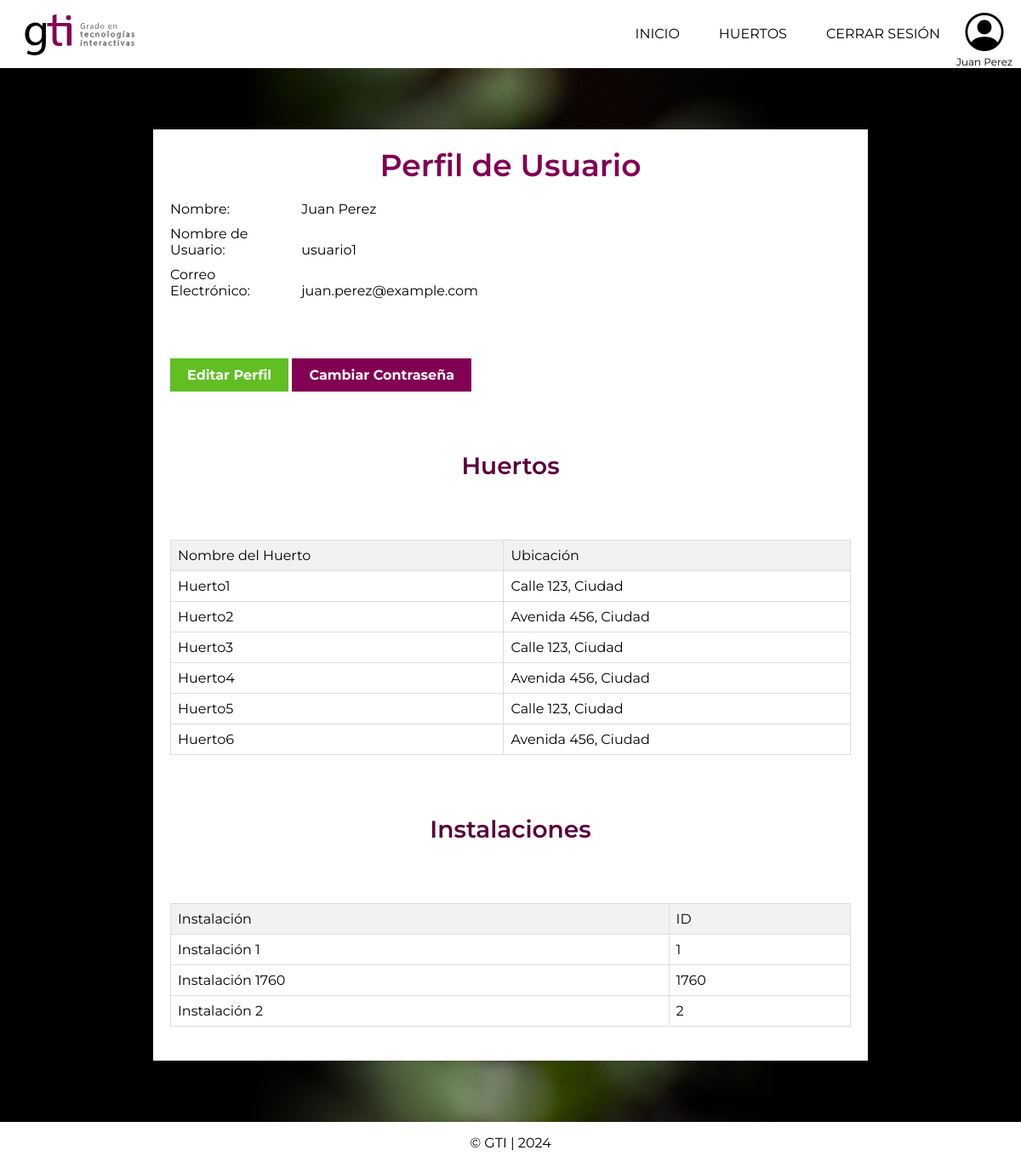
Screenshot of /cliente/perfil.php (signed in) with the database file from the repository.
### tables this page shows
CREATE TABLE `Usuarios` (
  `usuario_id` int NOT NULL,
  `nombre` varchar(100) DEFAULT NULL,
  `email` varchar(100) DEFAULT NULL,
  `usuario` varchar(50) NOT NULL,
  `contrasena` varchar(255) NOT NULL,
  `rol_id` int DEFAULT NULL
);

CREATE TABLE `Huertos` (
  `huerto_id` int NOT NULL,
  `nombre` varchar(100) DEFAULT NULL,
  `ubicacion` varchar(255) DEFAULT NULL
);

CREATE TABLE `Instalaciones` (
  `instalacion_id` int NOT NULL,
  `huerto_id` int DEFAULT NULL,
  `token` varchar(100) DEFAULT NULL,
  `fecha_instalacion` date DEFAULT NULL
);

### cliente/includes/tablaHuertos.php (the view, shortened to what this page needs)
<table class="perfil-table">
    <thead>
        <tr>
            <th>Nombre del Huerto</th>
            <th>Ubicación</th>
        </tr>
    </thead>
    <tbody>
        <?php
        $sql_huertos = "SELECT H.nombre, H.ubicacion FROM Huertos H
                        INNER JOIN Usuarios_Huertos UH ON H.huerto_id = UH.huerto_id
                        WHERE UH.usuario_id = ?";
        if ($stmt_huertos = $conn->prepare($sql_huertos)) {
            $stmt_huertos->bind_param("i", $usuario_id);
            if ($stmt_huertos->execute()) {
                $result_huertos = $stmt_huertos->get_result();
                if ($result_huertos->num_rows > 0) {
                    while ($huerto = $result_huertos->fetch_assoc()) {
                        echo "<tr><td>" . htmlspecialchars($huerto['nombre']) . "</td><td>" . htmlspecialchars($huerto['ubicacion']) . "</td></tr>";
                    }
                } else {
                    echo "<tr><td colspan='2'>No se encontraron huertos.</td></tr>";
                }
            } else {
                echo "<tr><td colspan='2'>Error: No se pudo ejecutar la consulta.</td></tr>";
            }
        } else {
            echo "<tr><td colspan='2'>Error: No se pudo preparar la consulta.</td></tr>";
        }
        ?>
    </tbody>
</table>

### cliente/includes/menu-cliente.php (shortened to what this page needs)
<?php
require_once "../config/constants.php";
$usuario_id = $_SESSION["usuario_id"];
$sql = "SELECT * FROM Usuarios WHERE usuario_id = ?";
if ($stmt = $conn->prepare($sql)) {
    $stmt->bind_param("i", $usuario_id);
    if ($stmt->execute()) {
        $result = $stmt->get_result();
        if ($result->num_rows == 1) {
            $usuario = $result->fetch_assoc();
        } else {
            echo "Error: No se encontró al usuario.";
            exit;
        }
    } else {
        echo "Error: No se pudo ejecutar la consulta.";
        exit;
    }
} else {
    echo "Error: No se pudo preparar la consulta.";
    exit;
}
?>
<!DOCTYPE html>
<html lang="es">
<head>
    <link rel="stylesheet" href="https://cdn.jsdelivr.net/npm/bootstrap-icons@1.11.3/font/bootstrap-icons.min.css">
    <link rel="stylesheet" href="../css/global.css">
    <link rel="stylesheet" href="css/menufootercliente.css">
    <link rel="stylesheet" href="../css/forms.css">
    <link rel="stylesheet" href="../css/landing.css">
    <link rel="stylesheet" href="css/perfil.css">
    <link rel="stylesheet" href="css/huertos.css">
    <link rel="stylesheet" href="css/instalaciones.css">
</head>
<body>
    <header class="menu-cliente">
    <div class="header__container">
        <a href="index.php" class="header__logo">
            <img src="../img/logoGTI.svg" alt="Site Logo" class="header__logo-image" />
        </a>
        <nav class="header__nav">
            <ul class="header__nav-list">
                <li class="header__nav-item"><a href="index.php">Inicio</a></li>
                <li class="header__nav-item"><a href="huertos.php">Huertos</a></li>
                <li class="header__nav-item"><a href="logout.php">Cerrar Sesión</a></li>
            </ul>
            <div class="profile">
                <a href="perfil.php">
                <i class="bi bi-person-circle"></i>
                <span><?php echo htmlspecialchars($usuario["nombre"]); ?></span>
                </a>
            </div>
        </nav>
    </div>
</header>

### cliente/perfil.php (shortened to what this page needs)
<?php
include("includes/menu-cliente.php");
?>
<div class="perfil-page">
    <div class="perfil-container">
        <h2>Perfil de Usuario</h2>
        <div class="perfil-info">
            <p><strong>Nombre:</strong> <span id="nombre"><?php echo htmlspecialchars($usuario['nombre']); ?></span></p>
            <p><strong>Nombre de Usuario:</strong> <span id="usuario"><?php echo htmlspecialchars($usuario['usuario']); ?></span></p>
            <p><strong>Correo Electrónico:</strong> <span id="email"><?php echo htmlspecialchars($usuario['email']); ?></span></p>
        </div>
        <div class="space"></div>
        <div class="perfil-actions">
            <a href="editarPerfil.php" id="editProfile" class="edit-profile-link">Editar Perfil</a>
            <a href="cambiarContrasena.php" id="editProfile" class="edit-profile-link2">Cambiar Contraseña</a>
        </div>
        <div class="space"></div>
        <h3>Huertos</h3>
        <div class="space"></div>
        <div class="table-responsive">
            <?php include("includes/tablaHuertos.php"); ?>
        </div>
        <div class="space"></div>
        <h3>Instalaciones</h3>
        <div class="space"></div>
        <div class="table-responsive">
            <?php include("includes/tablaInstalaciones.php"); ?>
        </div>
    </div>
</div>
<?php
include("includes/footer-cliente.php");
?>

### cliente/includes/tablaInstalaciones.php (shortened to what this page needs)
<table class="perfil-table">
    <thead>
        <tr>
            <th>Instalación</th>
            <th>ID</th>
        </tr>
    </thead>
    <tbody>
        <?php
        $sql_instalaciones = "SELECT I.instalacion_id, CONCAT('Instalación ', I.instalacion_id) AS nombre_instalacion
                                FROM Instalaciones I
                                INNER JOIN Huertos H ON I.huerto_id = H.huerto_id
                                INNER JOIN Sondas S ON I.token = S.token
                                WHERE H.huerto_id IN (SELECT huerto_id FROM Usuarios_Huertos WHERE usuario_id = ?)";
        if ($stmt_instalaciones = $conn->prepare($sql_instalaciones)) {
            $stmt_instalaciones->bind_param("i", $usuario_id);
            if ($stmt_instalaciones->execute()) {
                $result_instalaciones = $stmt_instalaciones->get_result();
                if ($result_instalaciones->num_rows > 0) {
                    while ($instalacion = $result_instalaciones->fetch_assoc()) {
                        echo "<tr><td>" . htmlspecialchars($instalacion['nombre_instalacion']) . "</td><td>" . htmlspecialchars($instalacion['instalacion_id']) . "</td></tr>";
                    }
                } else {
                    echo "<tr><td colspan='2'>No se encontraron instalaciones.</td></tr>";
                }
            } else {
                echo "<tr><td colspan='2'>Error: No se pudo ejecutar la consulta.</td></tr>";
            }
        } else {
            echo "<tr><td colspan='2'>Error: No se pudo preparar la consulta.</td></tr>";
        }
        ?>
    </tbody>
</table>

### cliente/includes/footer-cliente.php
<footer class="footer">
    <p class="copyright">&copy; GTI | 2024</p>
</footer>

### css/global.css (style rules this page uses)
* { margin: 0; padding: 0; font-weight: 400; }
:root { --black:#000000 ; --wine: #810053; --wine2: #59003a; --green: #61be23; --dark-green: #618B25; --blue: #43748F; --gray: #82846d; --dark-gray: #636454; --light-gris: #f1f2f6; --white: #ffffff; }
body { margin: 0; padding: 0; font-family: "Montserrat", sans-serif; justify-content: center; align-items: center; background-image: url('../img/panel.jpg'); background-size: cover; background-repeat: no-repeat; background-position: center; z-index: -1; }
h1,h2,h3 { font-weight: 600; }
h2 { font-size: 36px; color: var(--wine); }
h3 { font-size: 28px; color: var(--wine2); }
p { font-size: 16px; color: var(--black); }
.space { margin: 25px 0; }
.table-box th, td { padding: 10px; border: 1px solid #ddd; }

### cliente/css/menufootercliente.css (style rules this page uses)
.menu-cliente { display: flex; justify-content: space-between; align-items: center; height: 80px; background-color: #fff; }
.header__container { display: flex; align-items: center; justify-content: space-between; width: 100%; }
.header__logo { position: absolute; top: 0; left: 0; }
.header__logo-image { position: relative; height: 80px; }
.header__nav-list { position: absolute; right: 80px; top: 0; display: flex; flex-direction: row; justify-content: center; align-items: center; list-style: none; background-color: var(--white); z-index: 999; gap: 1rem; }
.header__nav-item { text-align: center; margin-top: 20px; }
.header__nav-item a { display: block; padding: 10px 15px; color: var(--black); text-transform: uppercase; text-decoration: none; }
.bi-person-circle { font-size: 45px; color: #000000; margin: 10px; }
.profile { font-size: 45px; margin: 10px; position: absolute; top: 0; right: 0; background-color: #fff; text-align: center; list-style: none; }
.profile a { text-decoration: none; }
.profile span { display: block; font-size: 12px; color: #000000; }
.footer { position: relative; height: 60px; width: 100%; position: relative; background-color: #ffffff; text-align: center; }
.copyright { line-height: 50px; margin: 0 auto; }

### cliente/css/perfil.css (style rules this page uses)
.perfil-page { margin: 0; padding: 0; width: 100%; display: flex; justify-content: center; align-items: center; background: rgb(0,0,0); background: linear-gradient(90deg, rgba(0,0,0,1) 24%, rgba(248,248,248,0) 50%, rgba(0,0,0,1) 76%); }
.perfil-container { background-color: #fff; margin: 6% 0 6% 0; padding: 20px; box-shadow: 0 0 10px rgba(0, 0, 0, 0.1); width: 90%; max-width: 800px; text-align: center; }
.perfil-container h2 { margin-bottom: 20px; }
.perfil-info p { margin: 10px 0; text-align: left; }
.perfil-info p strong { display: inline-block; width: 150px; }
.table-responsive { overflow-x: auto; margin-bottom: 20px; }
.perfil-table { width: 100%; border-collapse: collapse; }
.perfil-table th, .perfil-table td { border: 1px solid #ddd; padding: 8px; text-align: left; }
.perfil-table th { background-color: #f2f2f2; }
.perfil-actions { margin-top: 20px; text-align: left; }
.edit-profile-link { font-weight: bold; display: inline-block; padding: 10px 20px; background-color: var(--green); color: white; border: none; text-decoration: none; cursor: pointer; }
.edit-profile-link2 { font-weight: bold; display: inline-block; padding: 10px 20px; background-color: var(--wine); color: white; border: none; text-decoration: none; cursor: pointer; }

### cliente/css/instalaciones.css (style rules this page uses)
.space { height: 20px; }

### rows the page displays
usuarios: nombre "Juan Perez", usuario "usuario1", email "juan.perez@example.com"
huertos: nombre "Huerto1", ubicacion "Calle 123, Ciudad"
huertos: nombre "Huerto2", ubicacion "Avenida 456, Ciudad"
huertos: nombre "Huerto3", ubicacion "Calle 123, Ciudad"
huertos: nombre "Huerto4", ubicacion "Avenida 456, Ciudad"
huertos: nombre "Huerto5", ubicacion "Calle 123, Ciudad"
huertos: nombre "Huerto6", ubicacion "Avenida 456, Ciudad"
instalaciones: nombre_instalacion "Instalación 1", instalacion_id "1"
instalaciones: nombre_instalacion "Instalación 1760", instalacion_id "1760"
instalaciones: nombre_instalacion "Instalación 2", instalacion_id "2"
